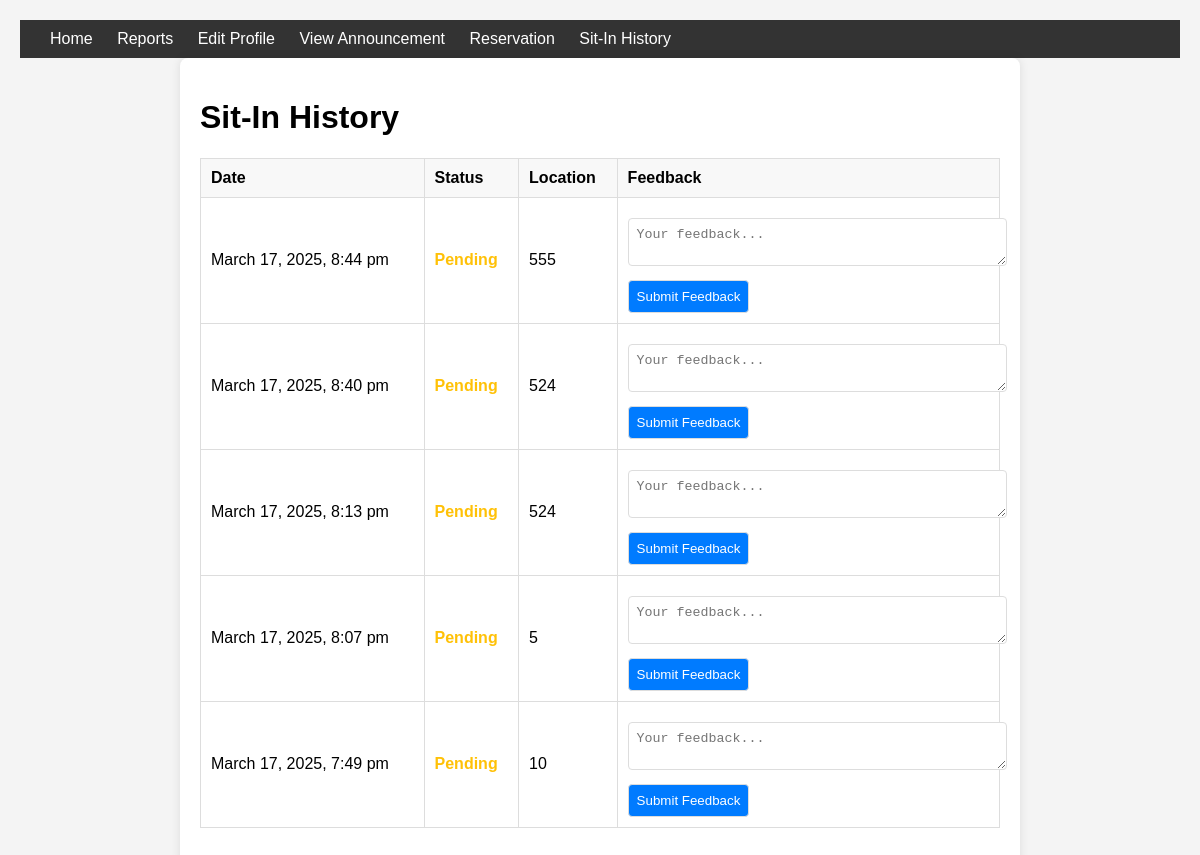
Page /sitin.php (signed in) on the committed database.
### tables this page shows
CREATE TABLE `sit_in_history` (
  `id` int(11) NOT NULL,
  `user_id` varchar(50) NOT NULL,
  `purpose` varchar(255) NOT NULL,
  `lab` varchar(255) NOT NULL,
  `session_start` datetime NOT NULL,
  `session_end` datetime DEFAULT NULL,
  `date_time` datetime DEFAULT NULL,
  `status` enum('pending','accepted','declined') DEFAULT 'pending'
);

### sitin.php (the view, shortened to what this page needs)
<?php
$idno = $_SESSION['idno'];
include 'db_connect.php';
$sql = "SELECT *, status FROM sit_in_history WHERE user_id = ? ORDER BY session_start DESC";
$stmt = $conn->prepare($sql);
$stmt->bind_param("s", $idno);
$stmt->execute();
$sit_in_history = $stmt->get_result();
?>
<!DOCTYPE html>
<html lang="en">
<head>
</head>
<body>
<div class="header">
    <div>
        <a href="home.php">Home</a>
        <a href="reports.php">Reports</a>
        <a href="editprofile.php">Edit Profile</a>
        <a href="view_announcements.php">View Announcement</a>
        <a href="reservation.php">Reservation</a>
        <a href="sitin.php">Sit-In History</a>
    </div>
</div>
<div class="container">
    <h1>Sit-In History</h1>
    <?php if ($sit_in_history->num_rows > 0): ?>
        <table>
            <thead>
                <tr>
                    <th>Date</th>
                    <th>Status</th>
                    <th>Location</th>
                    <th>Feedback</th>
                </tr>
            </thead>
            <tbody>
                <?php while ($row = $sit_in_history->fetch_assoc()): ?>
                    <tr>
                        <td><?php echo date("F j, Y, g:i a", strtotime($row['session_start'])); ?></td>
                        <td>
                            <span class="status <?php echo $row['status']; ?>">
                                <?php echo ucfirst($row['status']); ?>
                            </span>
                        </td>
                        <td><?php echo isset($row['lab']) ? $row['lab'] : 'N/A'; ?></td>
                        <td>
                            <form class="feedback-form" method="POST" action="">
                                <textarea name="comments" placeholder="Your feedback..." required></textarea>
                                <input type="submit" name="submit_feedback" value="Submit Feedback">
                            </form>
                        </td>
                    </tr>
                <?php endwhile; ?>
            </tbody>
        </table>
    <?php else: ?>
        <p>No sit-in history found.</p>
    <?php endif; ?>
</div>
</body>
</html>

### sitin.php (style rules this page uses)
body { font-family: Arial, sans-serif; background-color: #f4f4f4; margin: 0; padding: 20px; }
.container { max-width: 800px; margin: 0 auto; background: #fff; padding: 20px; border-radius: 8px; box-shadow: 0 0 10px rgba(0, 0, 0, 0.1); }
table { width: 100%; border-collapse: collapse; margin-bottom: 20px; }
table, th, td { border: 1px solid #ddd; }
th, td { padding: 10px; text-align: left; }
th { background-color: #f8f8f8; }
.feedback-form { margin-top: 10px; }
.feedback-form textarea { width: 100%; padding: 8px; border: 1px solid #ddd; border-radius: 4px; margin-bottom: 10px; }
.feedback-form input[type="submit"] { padding: 8px; border: 1px solid #ddd; border-radius: 4px; background-color: #007bff; color: #fff; cursor: pointer; }
.header { background-color: #333; color: white; padding: 10px 20px; display: flex; justify-content: space-between; align-items: center; }
.header a { color: white; text-decoration: none; margin: 0 10px; }
.status { font-weight: bold; }
.status.pending { color: #ffc107; }

### rows in the picture
sit_in_history: session_start "March 17, 2025, 8:44 pm", status "Pending", lab "555"
sit_in_history: session_start "March 17, 2025, 8:40 pm", status "Pending", lab "524"
sit_in_history: session_start "March 17, 2025, 8:13 pm", status "Pending", lab "524"
sit_in_history: session_start "March 17, 2025, 8:07 pm", status "Pending", lab "5"
sit_in_history: session_start "March 17, 2025, 7:49 pm", status "Pending", lab "10"
